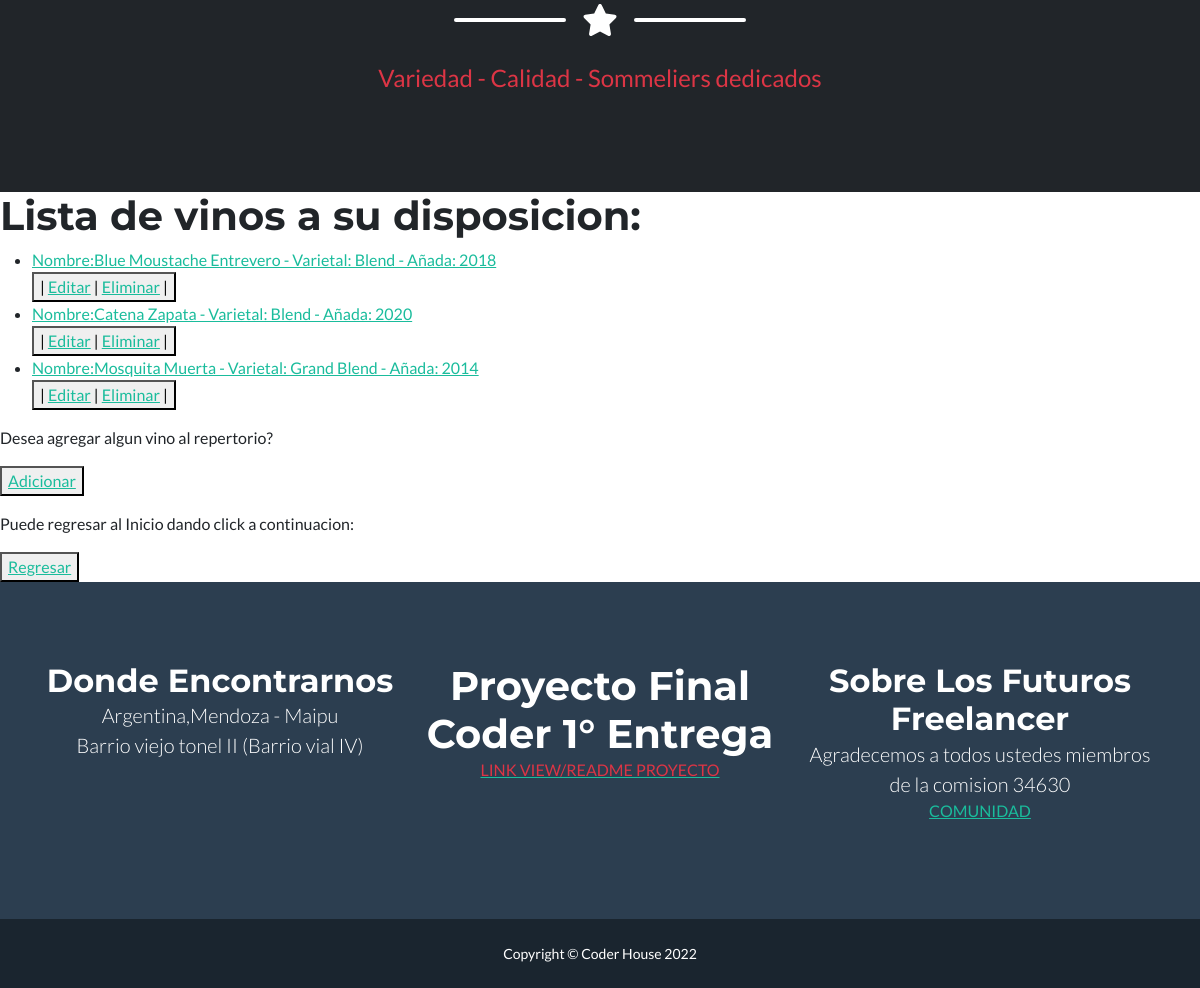
The app's page /app-coder/vinoList/ (signed in, lower part), older data.
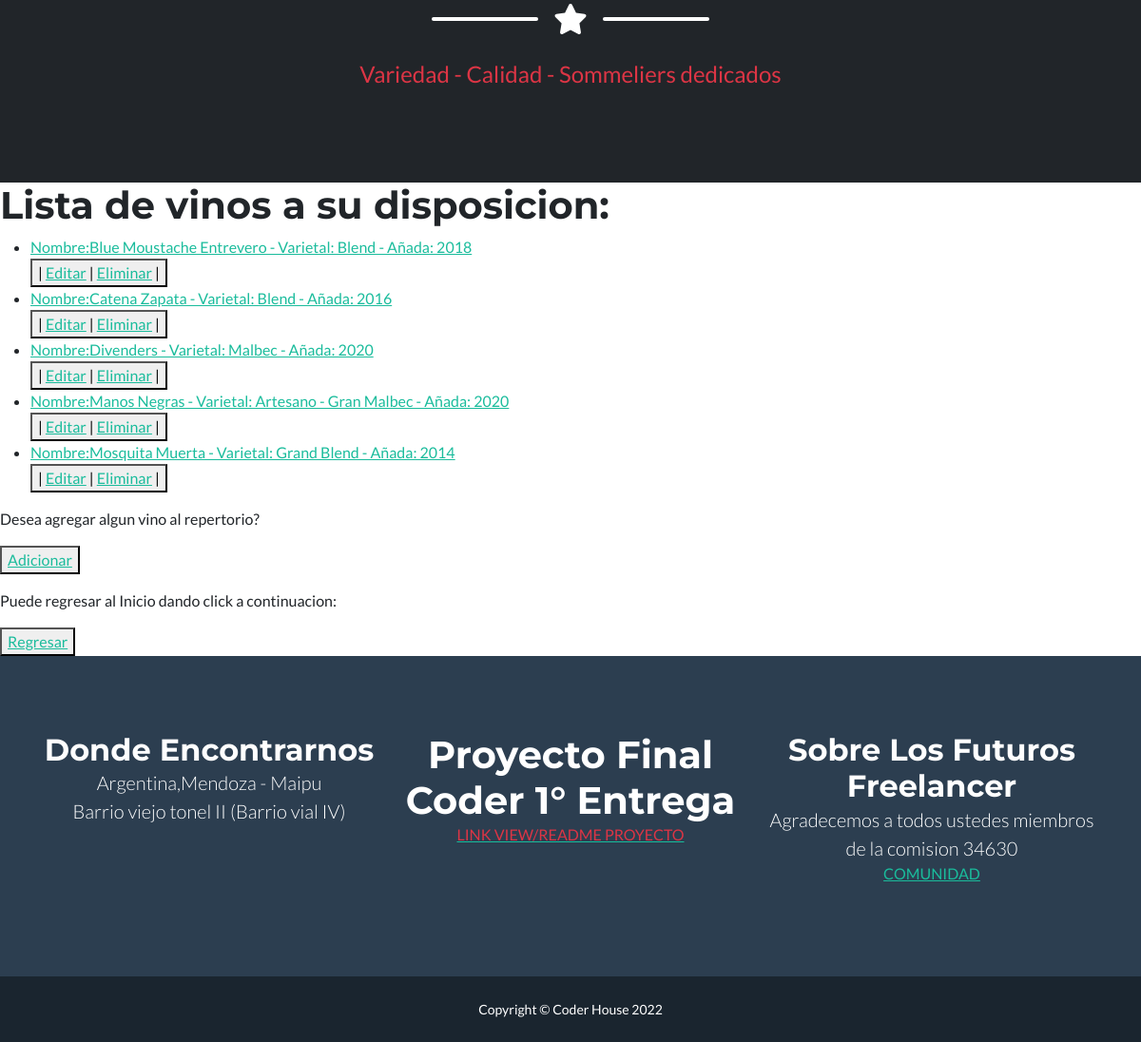
The same page, newer data.
### AppCoder/models.py (models this page shows)
class Vino(models.Model):
    nombre = models.CharField(max_length=50)
    varietal = models.CharField(max_length=50)
    añada = models.IntegerField()
    class Meta:
        verbose_name= 'Mis Vino'
        ordering = ['nombre', 'varietal','añada',]
        unique_together = ['nombre', 'varietal','añada',]
    def __str__(self):
        return (f'Nombre:{self.nombre} - Varietal: {self.varietal} - Añada: {self.añada}')

### AppCoder/views.py (the view)
# urls.py: path('vinoList/', VinoList.as_view(), name="VinoList"),
class VinoList(LoginRequiredMixin, ListView):
    model = Vino
    template_name = "vino-list.html"

### AppCoder/templates/vino-list.html (shortened to what this page needs)
{% extends 'padre.html' %}
{% load static %}
{% block contenidoQueCambia %}
   <h1>Lista de vinos a su disposicion:</h1>
   <ul>
        {% for vino in object_list %}
            <li>
                <a href= " {% url 'VinoDetail' vino.id %}">
                    {{vino}}
                </a>
            </li>
            <div>
                {% if request.user.is_staff %}
                <button> |
                    <a href=" {% url 'VinoUpdate' vino.id %}">Editar</a> |
                    {% if request.user.is_superuser %}
                    <a href=" {% url 'VinoDelete' vino.id %}">Eliminar</a> |
                    {% endif %}
                </button>
                {% endif %}
            </div>
        {% endfor %}
   </ul>
   {% if request.user.is_staff %}
   <p>Desea agregar algun vino al repertorio?</p>
   <button>
       <a href=" {% url 'VinoCreate' %}">Adicionar</a>
   </button>
   {% endif %}
   <p>Puede regresar al Inicio dando click a continuacion:</p>
    <button>
    <a href="{% url 'Inicio' %}">Regresar</a>
    </button>
{% endblock contenidoQueCambia %}

### AppCoder/templates/padre.html (shortened to what this page needs)
<<!DOCTYPE html>
<html lang="en">
    <head>
        {% load static %}
        <link href="{% static 'css/styles.css' %}" rel="stylesheet" />
    </head>
    <body id="page-top">
        <header class="masthead bg-dark text-white text-center">
            <div class="container d-flex align-items-center flex-column">
                <div class="divider-custom divider-light">
                    <div class="divider-custom-line"></div>
                    <div class="divider-custom-icon"><i class="fas fa-star"></i></div>
                    <div class="divider-custom-line"></div>
                </div>
                <p class="masthead-subheading text-danger font-weight-light mb-0">Variedad - Calidad - Sommeliers dedicados</p>
            </div>
        </header>
        {% block contenidoQueCambia %}
        {% endblock contenidoQueCambia %}
        <footer class="footer text-center">
            <div class="container">
                <div class="row">
                    <div class="col-lg-4 mb-5 mb-lg-0">
                        <h2 class="text-capitalize mb-0">Donde Encontrarnos</h2>
                        <p class="lead mb-0">
                            Argentina,Mendoza - Maipu
                            <br />
                            Barrio viejo tonel II (Barrio vial IV)
                        </p>
                    </div>
                    <div class="col-lg-4 mb-5 mb-lg-0">
                        <h1 class="text-capitalize mb-0">Proyecto Final Coder 1° Entrega</h1>
                        <a href=https://youtu.be/dslGyj311kY><p class="text-danger text-uppercase">Link View/Readme Proyecto</p></a>
                    </div>
                    <div class="col-lg-4">
                        <h2 class="text-capitalize mb-0">Sobre los futuros Freelancer</h2>
                        <p class="lead mb-0">
                            Agradecemos a todos ustedes miembros de la comision 34630
                            <a href="https://plataforma.coderhouse.com/cursos/34630/python/companeros"><p class="text-success text-uppercase">Comunidad</p></a>
                        </p>
                    </div>
                </div>
            </div>
        </footer>
        <div class="copyright py-4 text-center text-white">
            <div class="container"><small>Copyright &copy; Coder House 2022</small></div>
        </div>
    </body>
</html>

Row changes from the older to the newer data that the page shows:
changed Vino: nombre+varietal+añada "Nombre:Catena Zapata - Varietal: Blend - Añada: 2020" → "Nombre:Catena Zapata - Varietal: Blend - Añada: 2016"
added Vino: nombre+varietal+añada "Nombre:Divenders - Varietal: Malbec - Añada: 2020"
added Vino: nombre+varietal+añada "Nombre:Manos Negras - Varietal: Artesano - Gran Malbec - Añada: 2020"
